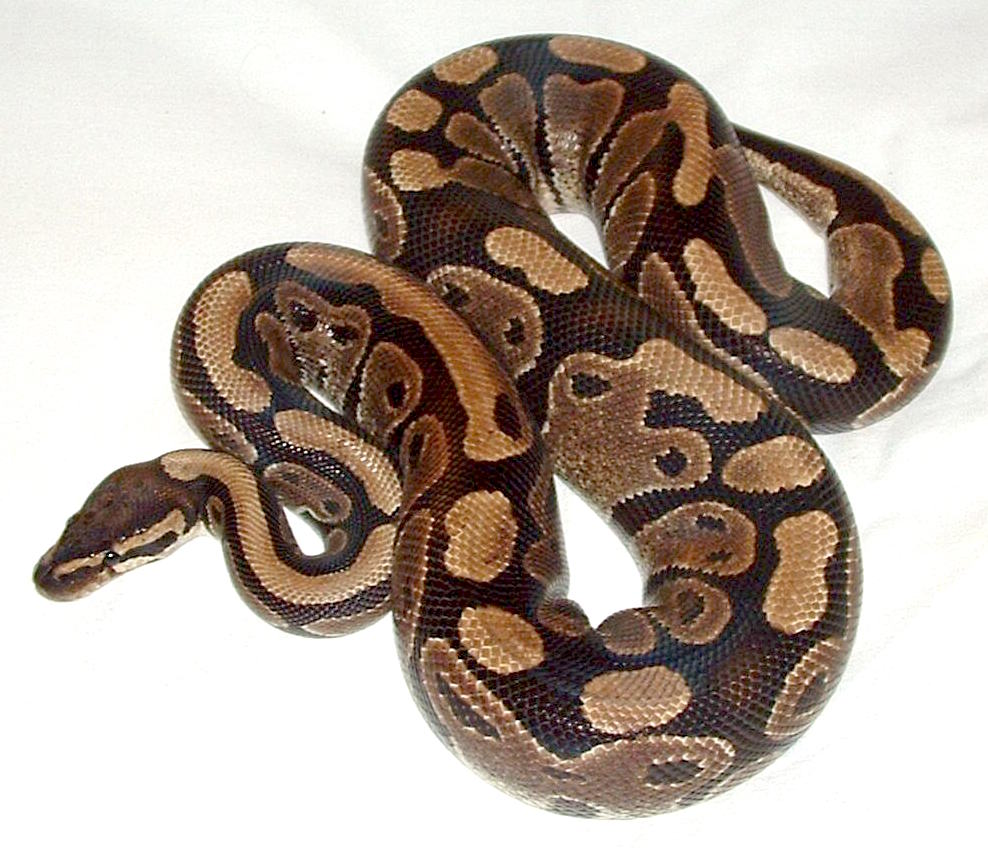
#> input picture openCV/IMAGE FUNCTIONS/Ball_python_lucy.jpg, 988 x 848 px, found by its file name
$ python ROTATION.PY
#> lines starting #> are read from the running program, lines starting #| are printed output that depends on the picture
import cv2

image = cv2.imread(r"D:\project\Open CV\Ball_python_lucy.jpg")
#> image is the input picture: shape (848, 988, 3); mean B, G, R 156.6, 166.7, 180.2

if image is None:
    print("Could not load the image")
else:
    (h, w) = image.shape[:2]  # Extracting the height and width of the image
#> h = 848; w = 988

    center = (w // 2, h // 2)  # Calculating the center point of the image for rotation
#> center = (494, 424)
    M = cv2.getRotationMatrix2D(center, 90, 1.0)  # Creating a rotation matrix to rotate the image by 90 degrees around the center
#> M = [[6.12e-17, 1, 70], [-1, 6.12e-17, 918]]
    ROTATED = cv2.warpAffine(image, M, (w, h))  # Applying the affine transformation to rotate the image
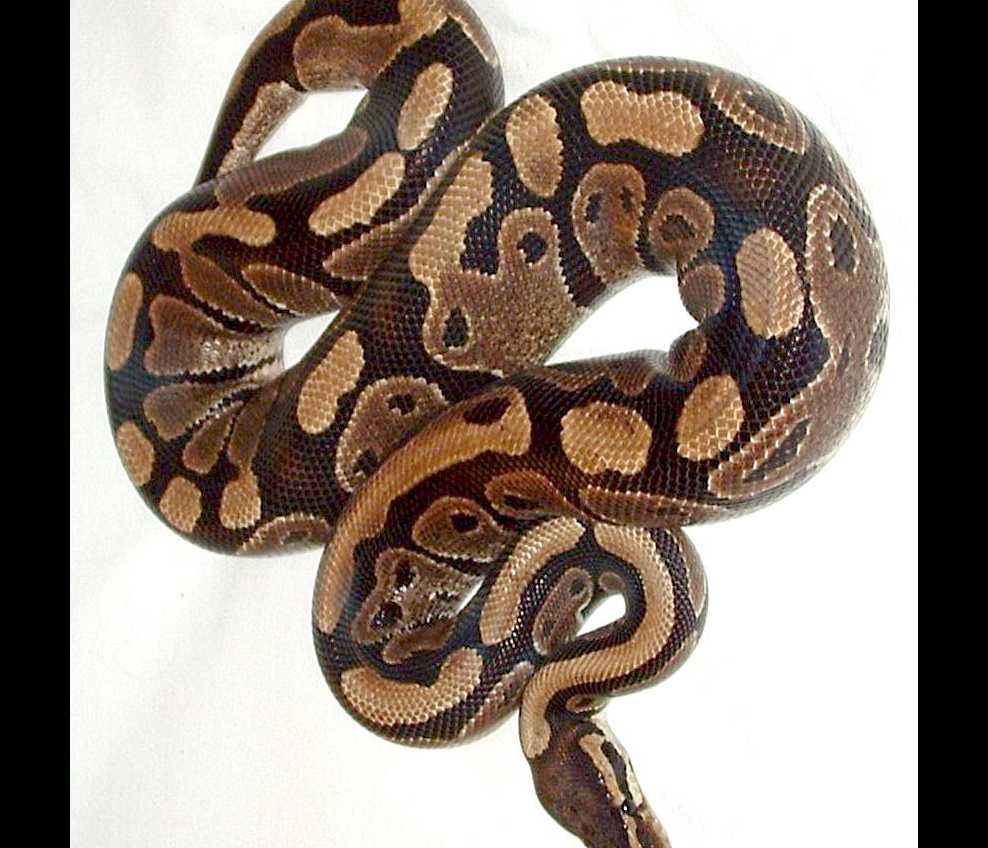
#> ROTATED: shape (848, 988, 3); mean B, G, R 122.8, 132.3, 145.8

    cv2.imshow("Original", image)  # Displaying the original image in a window
    cv2.imshow("Rotated 90 Degrees", ROTATED)  # Displaying the rotated image in a separate window

    cv2.waitKey(0)  # Waiting indefinitely for a key press from the user
    cv2.destroyAllWindows()  # Closing all active OpenCV display windows
